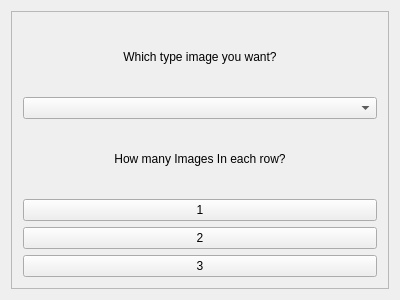
<?xml version="1.0" encoding="UTF-8"?>
<ui version="4.0">
 <class>MainWindow</class>
 <widget class="QMainWindow" name="MainWindow">
  <property name="geometry">
   <rect>
    <x>0</x>
    <y>0</y>
    <width>400</width>
    <height>300</height>
   </rect>
  </property>
  <property name="windowTitle">
   <string>MainWindow</string>
  </property>
  <widget class="QWidget" name="centralWidget">
   <layout class="QGridLayout" name="gridLayout">
    <item row="0" column="0">
     <widget class="QScrollArea" name="scrollArea">
      <property name="verticalScrollBarPolicy">
       <enum>Qt::ScrollBarAlwaysOff</enum>
      </property>
      <property name="horizontalScrollBarPolicy">
       <enum>Qt::ScrollBarAlwaysOff</enum>
      </property>
      <property name="widgetResizable">
       <bool>true</bool>
      </property>
      <widget class="myQWidget" name="scrollcontentwidget">
       <property name="geometry">
        <rect>
         <x>0</x>
         <y>0</y>
         <width>380</width>
         <height>280</height>
        </rect>
       </property>
       <layout class="QVBoxLayout" name="verticalLayout">
        <item>
         <widget class="QLabel" name="label_2">
          <property name="text">
           <string>Which type image you want?</string>
          </property>
          <property name="alignment">
           <set>Qt::AlignCenter</set>
          </property>
         </widget>
        </item>
        <item>
         <widget class="QComboBox" name="cboDirNames"/>
        </item>
        <item>
         <widget class="QLabel" name="label">
          <property name="text">
           <string>How many Images In each row?</string>
          </property>
          <property name="alignment">
           <set>Qt::AlignCenter</set>
          </property>
         </widget>
        </item>
        <item>
         <widget class="QPushButton" name="cmd1">
          <property name="text">
           <string>1</string>
          </property>
         </widget>
        </item>
        <item>
         <widget class="QPushButton" name="cmd2">
          <property name="text">
           <string>2</string>
          </property>
         </widget>
        </item>
        <item>
         <widget class="QPushButton" name="cmd3">
          <property name="text">
           <string>3</string>
          </property>
         </widget>
        </item>
       </layout>
      </widget>
     </widget>
    </item>
   </layout>
  </widget>
 </widget>
 <layoutdefault spacing="6" margin="11"/>
 <customwidgets>
  <customwidget>
   <class>myQWidget</class>
   <extends>QWidget</extends>
   <header>myqwidget.h</header>
   <container>1</container>
  </customwidget>
 </customwidgets>
 <resources/>
 <connections/>
</ui>
